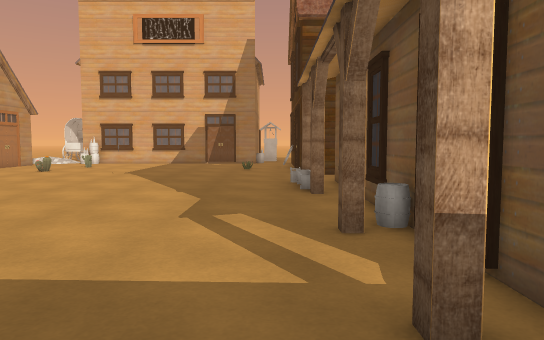
View 1 (above)

20 first-person views from a walk through a scene from a Unity 3-D project. The camera is 1.2 m above the floor, tilts 4° down and sees 70° across. The floor is counted in squares, 1 m on a side. Each view is taken from the middle of a square. On the plan, view 1 faces up. The plan holds only what a view shows up to about 15 squares ahead; the rest is blank. The place goes on beyond the plan. The player character is not drawn. Some animated figures are left out. Some surface patterns are stand-ins.

View 2
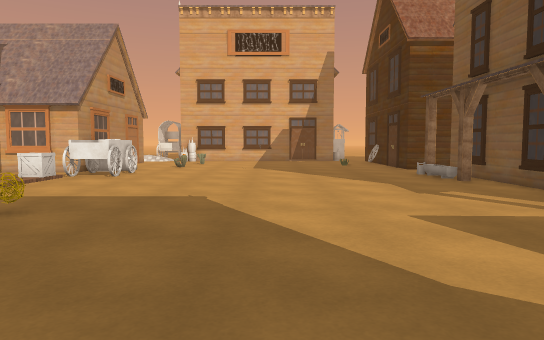

View 3
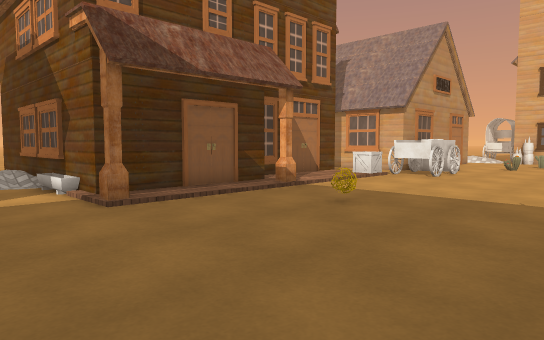

View 4
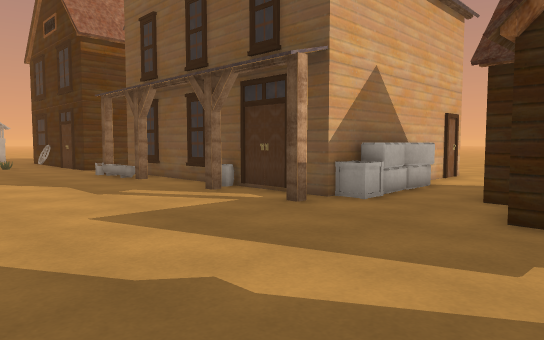

View 5
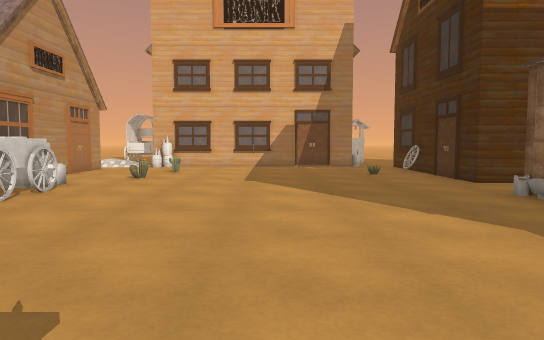

View 6
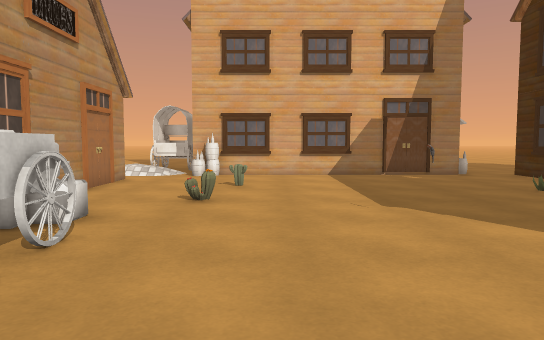

View 7
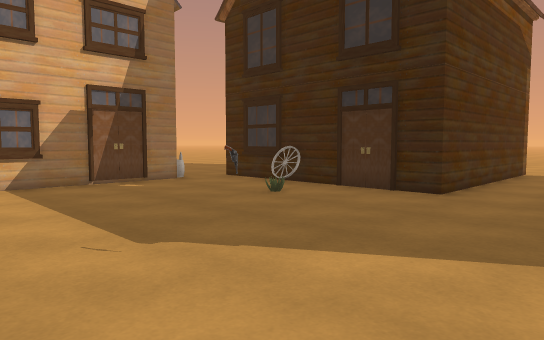

View 8
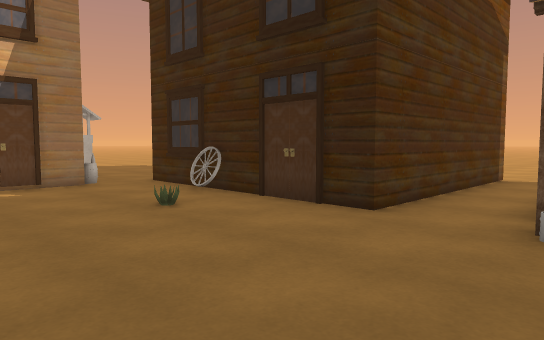

View 9
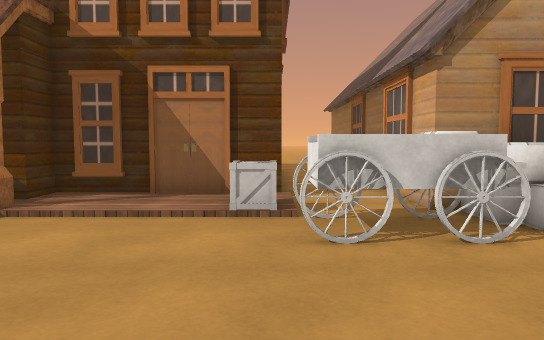

View 10
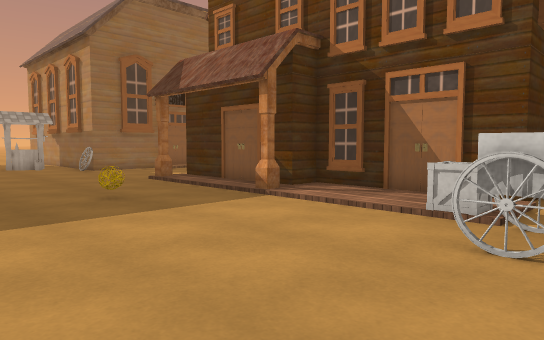

View 11
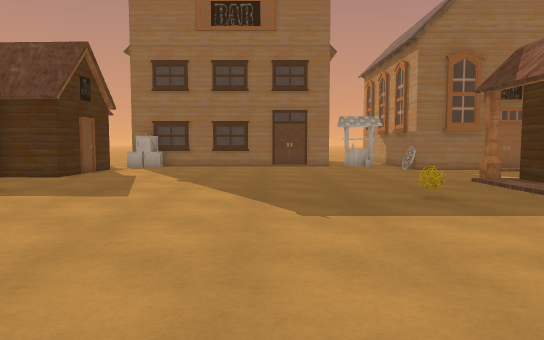

View 12
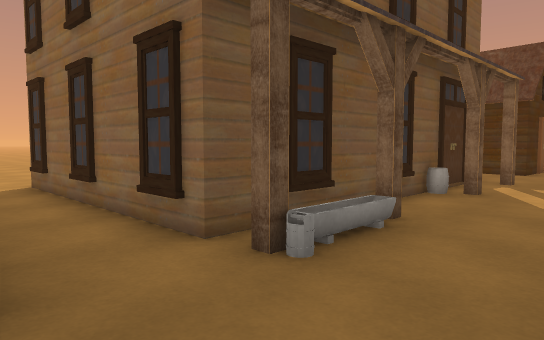

View 13
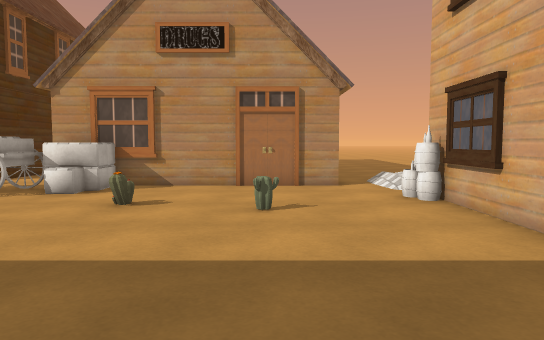

View 14
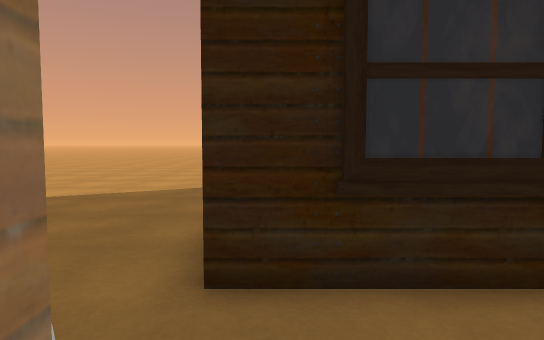

View 15
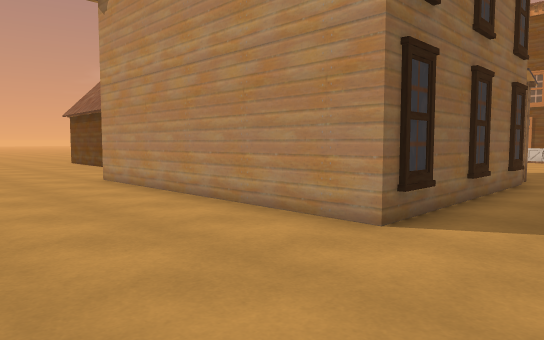

View 16
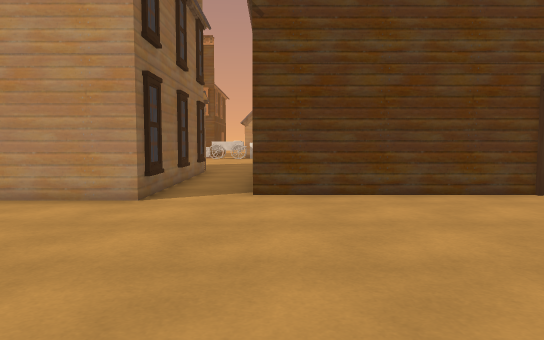

View 17
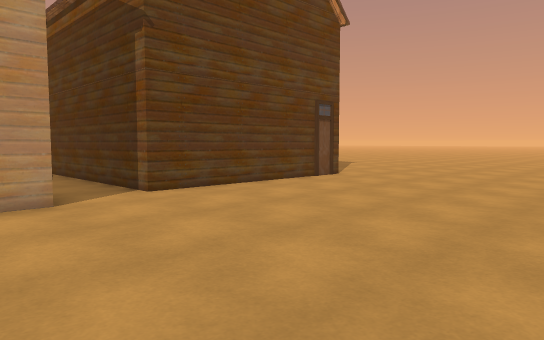

View 18
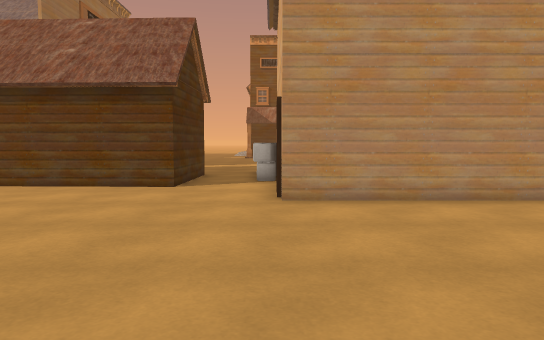

View 19
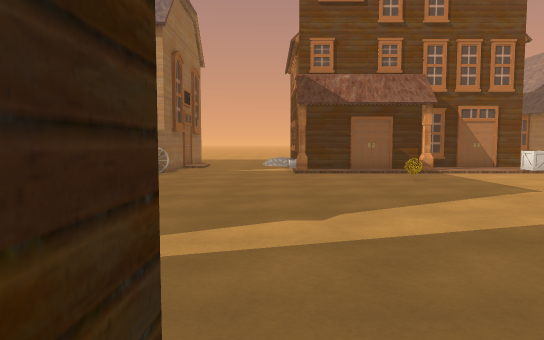

View 20
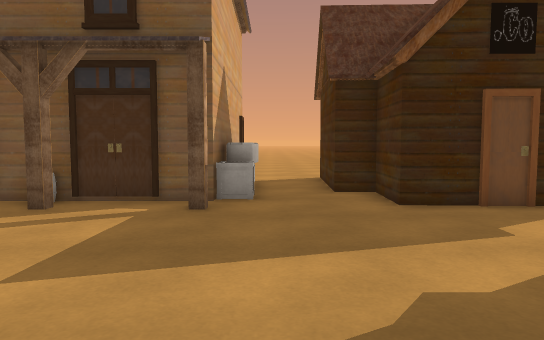

### Floor plan
Points are (right, up) in squares from view 1. A wall is a line through its corners. A room is listed if a view was taken in it or the views show most of it. See-through windows are left out.
Room 1 (views 1, 2, 3, 4, 5, 6, 7, 8, 9, 10, 11, 12, 13, 14, 19, 20)
walls: (0.9, 9) (0.9, 9.5); (1.1, 9) (1.1, 9.5); (0.9, 5) (0.9, 5.5); (2, 12.2) (10, 12.2); (2, 2.4) (2, 10.8); (-14.5, 10.2) (-14.5, 5.2) (-13.5, 5.2) (-13.5, 0.2); (1.1, 19.4) (1.1, 22.6); (1.4, -3.6) (1.4, -1.5) (3.4, -1.5) (3.5, -0.5) (5.4, -0.6); (-1.5, 22.6) (-11, 22.6); (9.1, 14.6) (1.1, 14.6) (1.1, 18.5); (-12.9, 20.9) (-12.9, 12.9)
ways out: opening at (6.5, 0.5) to room 2; opening at (10, 13.5) to room 2; opening at (-13.5, 11.5); opening at (-13, -2); opening at (-11.3, 21); opening at (5, 24)
objects: crate (-13, 9) to (-12, 10); wagon (-12, 11) to (-11, 11); other object (-12, 12) to (-11, 13); other object (-12, 13); other object (-12, 14) to (-11, 14); other object (-12, 15); other object (-11, 22); other object (-10, 4); other object (-10, 22); cactus (-9, 16); cactus (-9, 19); other object (-6, 14); other object (-1, 23); barrel (0, 23); crate (2, 2) to (3, 2); barrel (2, 6); other object (4, 2) to (5, 2)
Room 2 (views 15, 16, 17, 18)
walls: (10, 12.2) (10, 2.2) (5.4, 2.2); (9.1, 22.5) (9.1, 14.6); (5.4, -0.6) (7.5, -0.7) (7.4, -3.6)
ways out: opening at (6.5, 0.5) to room 1; opening at (10, 13.5) to room 1; opening at (8, 24)

Positions as (right, up) in squares from view 1, and headings:
1: (0, 0), facing up
2: (-5, -3), facing up
3: (-5, -3), facing up-left
4: (-5, -3), facing up-right
5: (-5, 3), facing up
6: (-8, 8), facing up
7: (-8, 11), facing up-right
8: (-5, 11), facing up-right
9: (-6, 10), facing left
10: (-6, 12), facing down-left
11: (-6, 12), facing down
12: (-2, 15), facing down-right
13: (-2, 19), facing left
14: (-2, 22), facing right
15: (15, 15), facing down-left
16: (18, 15), facing left
17: (18, 10), facing up-left
18: (18, 2), facing left
19: (3, -1), facing left
20: (-6, 1), facing right
